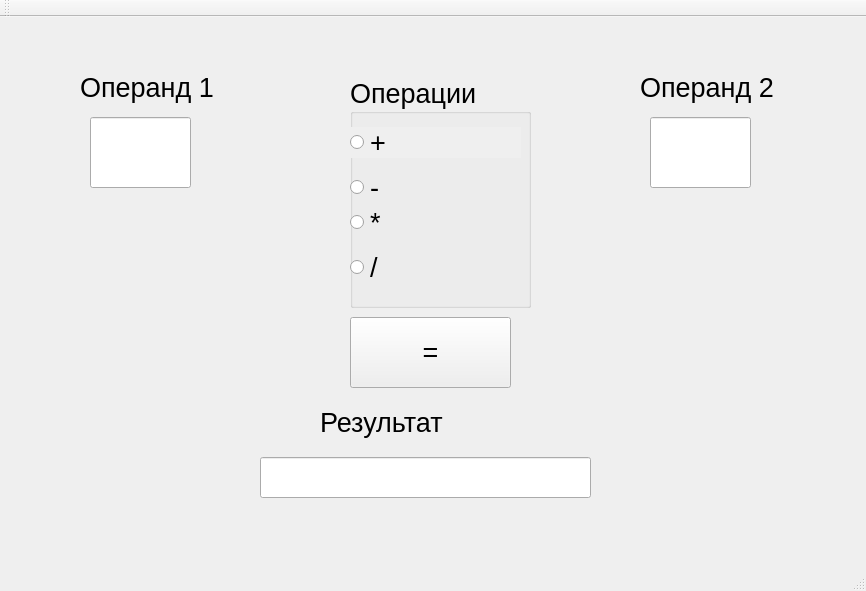
<?xml version="1.0" encoding="UTF-8"?>
<ui version="4.0">
 <class>SecondWindow</class>
 <widget class="QMainWindow" name="SecondWindow">
  <property name="geometry">
   <rect>
    <x>0</x>
    <y>0</y>
    <width>866</width>
    <height>591</height>
   </rect>
  </property>
  <property name="font">
   <font>
    <pointsize>20</pointsize>
   </font>
  </property>
  <property name="windowTitle">
   <string>SecondWindow</string>
  </property>
  <widget class="QWidget" name="centralWidget">
   <widget class="QLineEdit" name="num1">
    <property name="geometry">
     <rect>
      <x>90</x>
      <y>100</y>
      <width>101</width>
      <height>71</height>
     </rect>
    </property>
    <property name="font">
     <font>
      <pointsize>20</pointsize>
     </font>
    </property>
   </widget>
   <widget class="QLineEdit" name="num2">
    <property name="geometry">
     <rect>
      <x>650</x>
      <y>100</y>
      <width>101</width>
      <height>71</height>
     </rect>
    </property>
    <property name="font">
     <font>
      <pointsize>20</pointsize>
     </font>
    </property>
   </widget>
   <widget class="QLabel" name="labela">
    <property name="geometry">
     <rect>
      <x>80</x>
      <y>50</y>
      <width>231</width>
      <height>41</height>
     </rect>
    </property>
    <property name="text">
     <string>Операнд 1</string>
    </property>
   </widget>
   <widget class="QLabel" name="labelb">
    <property name="geometry">
     <rect>
      <x>640</x>
      <y>50</y>
      <width>211</width>
      <height>41</height>
     </rect>
    </property>
    <property name="text">
     <string>Операнд 2</string>
    </property>
   </widget>
   <widget class="QGroupBox" name="groupBox">
    <property name="geometry">
     <rect>
      <x>350</x>
      <y>60</y>
      <width>181</width>
      <height>231</height>
     </rect>
    </property>
    <property name="title">
     <string>Операции</string>
    </property>
    <widget class="QRadioButton" name="op_min">
     <property name="geometry">
      <rect>
       <x>0</x>
       <y>90</y>
       <width>181</width>
       <height>41</height>
      </rect>
     </property>
     <property name="text">
      <string>-</string>
     </property>
    </widget>
    <widget class="QRadioButton" name="op_slosh">
     <property name="geometry">
      <rect>
       <x>0</x>
       <y>50</y>
       <width>171</width>
       <height>31</height>
      </rect>
     </property>
     <property name="autoFillBackground">
      <bool>true</bool>
     </property>
     <property name="text">
      <string>+</string>
     </property>
    </widget>
    <widget class="QRadioButton" name="op_umn">
     <property name="geometry">
      <rect>
       <x>0</x>
       <y>130</y>
       <width>171</width>
       <height>31</height>
      </rect>
     </property>
     <property name="text">
      <string>*</string>
     </property>
    </widget>
    <widget class="QRadioButton" name="op_del">
     <property name="geometry">
      <rect>
       <x>0</x>
       <y>170</y>
       <width>181</width>
       <height>41</height>
      </rect>
     </property>
     <property name="text">
      <string>/</string>
     </property>
    </widget>
   </widget>
   <widget class="QPushButton" name="end">
    <property name="geometry">
     <rect>
      <x>350</x>
      <y>300</y>
      <width>161</width>
      <height>71</height>
     </rect>
    </property>
    <property name="text">
     <string>=</string>
    </property>
   </widget>
   <widget class="QLineEdit" name="finaltext">
    <property name="geometry">
     <rect>
      <x>260</x>
      <y>440</y>
      <width>331</width>
      <height>41</height>
     </rect>
    </property>
    <property name="readOnly">
     <bool>true</bool>
    </property>
   </widget>
   <widget class="QLabel" name="labelresult">
    <property name="geometry">
     <rect>
      <x>320</x>
      <y>390</y>
      <width>201</width>
      <height>31</height>
     </rect>
    </property>
    <property name="text">
     <string>Результат</string>
    </property>
   </widget>
   <widget class="QLabel" name="labelerror">
    <property name="geometry">
     <rect>
      <x>20</x>
      <y>250</y>
      <width>301</width>
      <height>111</height>
     </rect>
    </property>
    <property name="frameShape">
     <enum>QFrame::NoFrame</enum>
    </property>
    <property name="text">
     <string/>
    </property>
   </widget>
  </widget>
  <widget class="QMenuBar" name="menuBar">
   <property name="geometry">
    <rect>
     <x>0</x>
     <y>0</y>
     <width>866</width>
     <height>43</height>
    </rect>
   </property>
  </widget>
  <widget class="QToolBar" name="mainToolBar">
   <attribute name="toolBarArea">
    <enum>TopToolBarArea</enum>
   </attribute>
   <attribute name="toolBarBreak">
    <bool>false</bool>
   </attribute>
  </widget>
  <widget class="QStatusBar" name="statusBar"/>
 </widget>
 <layoutdefault spacing="6" margin="11"/>
 <resources/>
 <connections/>
</ui>
